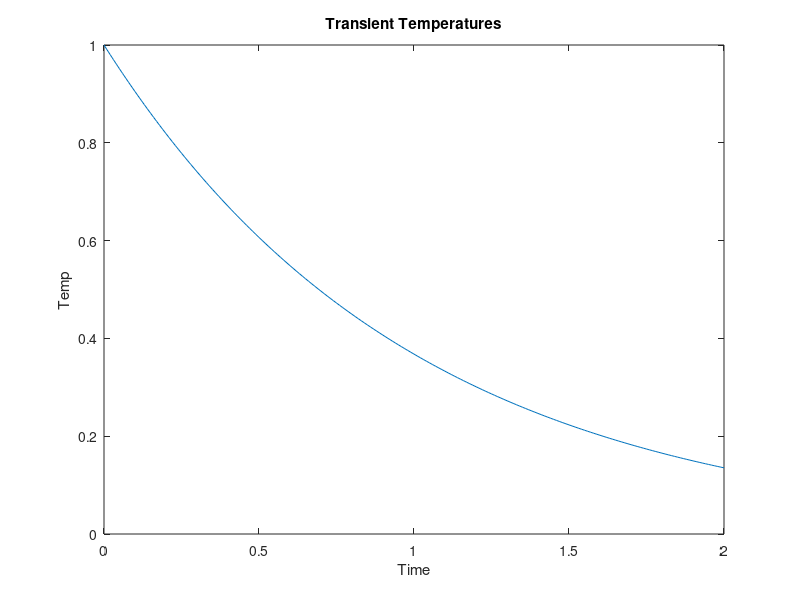

Reproduce this figure in MATLAB.
%{
x = [150 170 190 190 10 11 12 10; 180 250 170 180 11 13 12 11; 175 160 170 175 13 12 11 12; 175 185 185 170 13 11 10 12; 100 60 100 60 100 60 100 60; 60 100 60 100 60 100 60 100; 100 60 100 60 100 60 100 60; 60 100 60 100 60 100 60 100];
subplot(2,4,1);
imshow(uint8(x));
title('Original');

f2=imfilter(x,(1/9*[1 1 1; 1 1 1; 1 1 1]));
subplot(2,4,3);
imshow(uint8(f2));
title('Smoothing Filter - a');

f3=imfilter(x,[0 1 0; 1 -4 1; 0 1 0]);
subplot(2,4,4);
imshow(uint8(f3));
title('Smoothing Filter - b');
%}

%{
% Laplacian Filtering
img = imread('standard_test_images\moon.png');
img = im2gray(img);
img1 = im2double(img);
lap = [1 1 1; 1 -8 1; 1 1 1];
img2 = conv2(img1, lap, 'same');
img3 = img1 - img2;
figure;
subplot(2,2,1);
imshow(img1);
title('Moon Original Image');

subplot(2,2,2);
imshow(img2);
title('Laplacian Filtered Moon Image Image');

subplot(2,2,3);
imshow(img3);
title('Laplacian-Enhanced Image');
%}

%{
%Using of uint8 during display
f = imread('standard_test_images\infantgray.png');
g = log(1+double(f));
gs = im2uint8(mat2gray(g));

subplot(2,2,1);
imshow(f);
title('Ori');

subplot(2,2,2);
imshow(g);
title('log');

subplot(2,2,3);
imshow(gs);
title('uint8');
%}

%{
%Brightness Enhancement
a = imread('standard_test_images\lena_color_256.tif');
b = double(a) + 50;
imshow(a);
title('Original Image');
figure, imshow(uint8(b)),title('Enhanced Image');
%}

%{
%Brightness Supression
a = imread('standard_test_images\lena_color_256.tif');
b = double(a) - 70;
imshow(a);
title('Original Image');
figure, imshow(uint8(b)),title('Brightness Supressed Image');
%}

%{
% Contrast Manipulation
a = imread('standard_test_images\lena_color_256.tif');
b = rgb2gray(a);
c = b*0.5;
d = b*1.2;
figure, imshow(a), title('Original Image');
figure, imshow(c),title('Increase in Contrast');
figure, imshow(d),title('Decrease in Contrast');
%}

%Basic Two-Dimensional Plot
t = 0:0.01:2;
temp = exp(-t);
plot(t,temp);
xlabel('Time');
ylabel('Temp');
title('Transient Temperatures');

